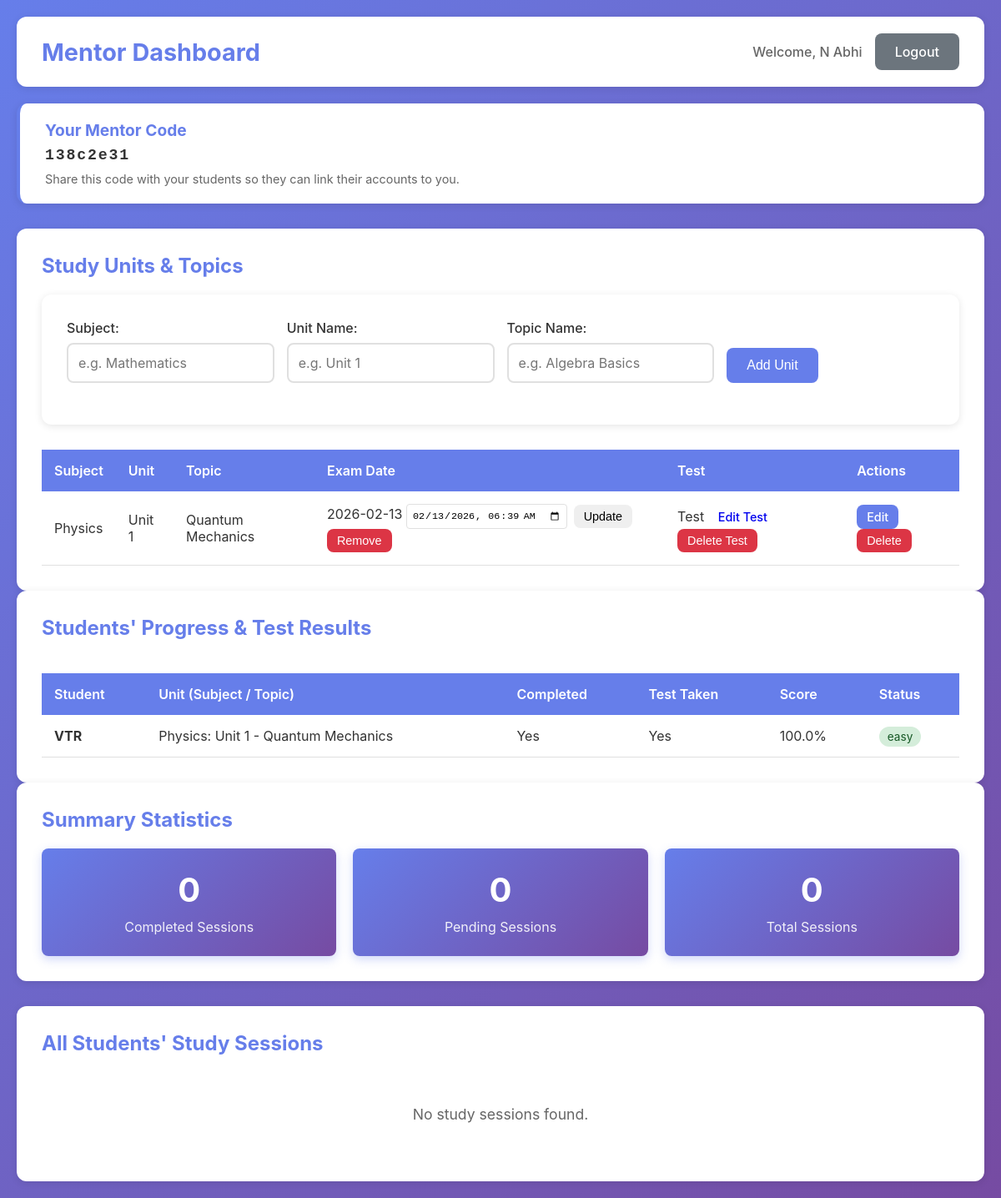
Page /mentor_dashboard?user_id=1 on the committed database.
### tables this page shows
CREATE TABLE Users (
            id INTEGER PRIMARY KEY AUTOINCREMENT,
            username TEXT UNIQUE NOT NULL,
            password TEXT NOT NULL,
            role TEXT NOT NULL CHECK(role IN ('student', 'mentor')),
            mentor_code TEXT UNIQUE,
            mentor_id INTEGER,
            FOREIGN KEY (mentor_id) REFERENCES Users(id)
        );

CREATE TABLE StudyUnits (
            id INTEGER PRIMARY KEY AUTOINCREMENT,
            mentor_id INTEGER NOT NULL,
            subject TEXT NOT NULL,
            unit_name TEXT NOT NULL,
            topic_name TEXT NOT NULL,
            FOREIGN KEY (mentor_id) REFERENCES Users(id)
        );

CREATE TABLE Exams (
            id INTEGER PRIMARY KEY AUTOINCREMENT,
            mentor_id INTEGER NOT NULL,
            subject TEXT NOT NULL,
            unit_id INTEGER NOT NULL,
            exam_date TEXT NOT NULL,
            FOREIGN KEY (mentor_id) REFERENCES Users(id),
            FOREIGN KEY (unit_id) REFERENCES StudyUnits(id),
            UNIQUE(unit_id)
        );

CREATE TABLE Tests (
            id INTEGER PRIMARY KEY AUTOINCREMENT,
            mentor_id INTEGER NOT NULL,
            unit_id INTEGER NOT NULL,
            test_title TEXT NOT NULL DEFAULT 'Test',
            FOREIGN KEY (mentor_id) REFERENCES Users(id),
            FOREIGN KEY (unit_id) REFERENCES StudyUnits(id)
        );

CREATE TABLE StudentProgress (
            id INTEGER PRIMARY KEY AUTOINCREMENT,
            student_id INTEGER NOT NULL,
            unit_id INTEGER NOT NULL,
            completed INTEGER DEFAULT 0,
            test_taken INTEGER DEFAULT 0,
            test_score REAL,
            difficulty_level TEXT,
            FOREIGN KEY (student_id) REFERENCES Users(id),
            FOREIGN KEY (unit_id) REFERENCES StudyUnits(id),
            UNIQUE(student_id, unit_id)
        );

### app.py (the view)
@app.route('/mentor_dashboard')
def mentor_dashboard():
    user_id = request.args.get('user_id')
    if not user_id:
        flash('Please login first', 'error')
        return redirect(url_for('login'))
    user = get_user_by_id(user_id)
    if not user or user['role'] != 'mentor':
        flash('Access denied', 'error')
        return redirect(url_for('login'))
    conn = get_db()
    cursor = conn.cursor()
    cursor.execute('''
        SELECT s.id, s.subject, s.start_time, s.notes, s.completed,
               u.username as student_name, u.id as student_id
        FROM StudySessions s
        JOIN Users u ON s.student_id = u.id
        WHERE u.mentor_id = ?
        ORDER BY s.start_time ASC
    ''', (user_id,))
    sessions = cursor.fetchall()
    cursor.execute('''
        SELECT COUNT(*) FROM StudySessions s
        JOIN Users u ON s.student_id = u.id
        WHERE u.mentor_id = ? AND s.completed = 1
    ''', (user_id,))
    completed_count = cursor.fetchone()[0]
    cursor.execute('''
        SELECT COUNT(*) FROM StudySessions s
        JOIN Users u ON s.student_id = u.id
        WHERE u.mentor_id = ? AND s.completed = 0
    ''', (user_id,))
    pending_count = cursor.fetchone()[0]
    cursor.execute('''
        SELECT * FROM StudyUnits WHERE mentor_id = ? ORDER BY subject, unit_name
    ''', (user_id,))
    units = cursor.fetchall()
    cursor.execute('SELECT * FROM Tests WHERE mentor_id = ?', (user_id,))
    tests_by_unit = {row['unit_id']: row for row in cursor.fetchall()}
    cursor.execute('SELECT * FROM Exams WHERE mentor_id = ?', (user_id,))
    exams_by_unit = {row['unit_id']: row for row in cursor.fetchall()}
    cursor.execute('''
        SELECT sp.*, u.username as student_name, su.subject, su.unit_name, su.topic_name
        FROM StudentProgress sp
        JOIN Users u ON sp.student_id = u.id
        JOIN StudyUnits su ON sp.unit_id = su.id
        WHERE u.mentor_id = ?
    ''', (user_id,))
    progress_list = cursor.fetchall()
    conn.close()
    return render_template('mentor_dashboard.html',
                          user=user,
                          sessions=sessions,
                          completed_count=completed_count,
                          pending_count=pending_count,
                          units=units,
                          tests_by_unit=tests_by_unit,
                          exams_by_unit=exams_by_unit,
                          progress_list=progress_list)

### templates/mentor_dashboard.html (shortened to what this page needs)
<!DOCTYPE html>
<html lang="en">
<head>
    <link rel="stylesheet" href="{{ url_for('static', filename='style.css') }}">
</head>
<body>
    <div class="container">
        <header class="dashboard-header">
            <h1>Mentor Dashboard</h1>
            <div class="header-actions">
                <span class="welcome-text">Welcome, {{ user.username }}</span>
                <a href="{{ url_for('login') }}" class="btn btn-secondary">Logout</a>
            </div>
        </header>
        <div class="dashboard-content">
            <section class="mentor-code-section">
                <h2>Your Mentor Code</h2>
                <p class="mentor-code-display">{{ user.mentor_code or 'N/A' }}</p>
                <small>Share this code with your students so they can link their accounts to you.</small>
            </section>
            <section class="sessions-section">
                <h2>Study Units & Topics</h2>
                <form method="POST" action="{{ url_for('add_unit') }}" class="unit-form form-section">
                    <div class="form-row">
                        <div class="form-group">
                            <label for="subject">Subject:</label>
                            <input type="text" id="subject" name="subject" required placeholder="e.g. Mathematics">
                        </div>
                        <div class="form-group">
                            <label for="unit_name">Unit Name:</label>
                            <input type="text" id="unit_name" name="unit_name" required placeholder="e.g. Unit 1">
                        </div>
                        <div class="form-group">
                            <label for="topic_name">Topic Name:</label>
                            <input type="text" id="topic_name" name="topic_name" required placeholder="e.g. Algebra Basics">
                        </div>
                        <div class="form-group form-group-btn">
                            <button type="submit" class="btn btn-primary">Add Unit</button>
                        </div>
                    </div>
                </form>
                {% if units %}
                <div class="units-table-container">
                    <table class="sessions-table">
                        <thead>
                            <tr>
                                <th>Subject</th>
                                <th>Unit</th>
                                <th>Topic</th>
                                <th>Exam Date</th>
                                <th>Test</th>
                                <th>Actions</th>
                            </tr>
                        </thead>
                        <tbody>
                            {% for unit in units %}
                            <tr>
                                <td>{{ unit.subject }}</td>
                                <td>{{ unit.unit_name }}</td>
                                <td>{{ unit.topic_name }}</td>
                                <td>
                                    {% set ex = exams_by_unit.get(unit.id) %}
                                    {% if ex %}
                                        {{ ex.exam_date[:10] }}
                                        <form method="POST" action="{{ url_for('set_exam', unit_id=unit.id) }}" class="inline-exam-form">
                                            <input type="datetime-local" name="exam_date" value="{{ ex.exam_date[:16] }}" required>
                                            <button type="submit" class="btn btn-small">Update</button>
                                        </form>
                                        <form method="POST" action="{{ url_for('delete_exam', unit_id=unit.id) }}" style="display:inline;" onsubmit="return confirm('Remove exam date?');">
                                            <button type="submit" class="btn btn-small btn-danger">Remove</button>
                                        </form>
                                    {% else %}
                                        <form method="POST" action="{{ url_for('set_exam', unit_id=unit.id) }}" class="inline-exam-form">
                                            <input type="hidden" name="user_id" value="{{ user.id }}">
                                            <input type="datetime-local" name="exam_date" required>
                                            <button type="submit" class="btn btn-small btn-primary">Set Exam</button>
                                        </form>
                                    {% endif %}
                                </td>
                                <td>
                                    {% set t = tests_by_unit.get(unit.id) %}
                                    {% if t %}
                                        {{ t.test_title }}
                                        <a href="{{ url_for('edit_test_page', test_id=t.id, user_id=user.id) }}" class="btn btn-small">Edit Test</a>
                                        <form method="POST" action="{{ url_for('delete_test', test_id=t.id) }}" style="display:inline;" onsubmit="return confirm('Delete this test?');">
                                            <button type="submit" class="btn btn-small btn-danger">Delete Test</button>
                                        </form>
                                    {% else %}
                                        <a href="{{ url_for('add_test_page', unit_id=unit.id, user_id=user.id) }}" class="btn btn-small btn-primary">+ Add Test</a>
                                    {% endif %}
                                </td>
                                <td>
                                    <a href="{{ url_for('edit_unit_page', unit_id=unit.id, user_id=user.id) }}" class="btn btn-small btn-primary">Edit</a>
                                    <form method="POST" action="{{ url_for('delete_unit', unit_id=unit.id) }}" style="display:inline;" onsubmit="return confirm('Delete this unit?');">
                                        <button type="submit" class="btn btn-small btn-danger">Delete</button>
                                    </form>
                                </td>
                            </tr>
                            {% endfor %}
                        </tbody>
                    </table>
                </div>
                {% else %}
                <p class="no-sessions">No units yet. Add one above.</p>
                {% endif %}
            </section>
            <section class="sessions-section">
                <h2>Students' Progress & Test Results</h2>
                {% if progress_list %}
                <div class="table-container">
                    <table class="sessions-table">
                        <thead>
                            <tr>
                                <th>Student</th>
                                <th>Unit (Subject / Topic)</th>
                                <th>Completed</th>
                                <th>Test Taken</th>
                                <th>Score</th>
                                <th>Status</th>
                            </tr>
                        </thead>
                        <tbody>
                            {% for p in progress_list %}
                            <tr class="{% if p.test_score is not none and p.test_score < 70 %}struggling-row{% endif %}">
                                <td><strong>{{ p.student_name }}</strong></td>
                                <td>{{ p.subject }}: {{ p.unit_name }} - {{ p.topic_name }}</td>
                                <td>{{ 'Yes' if p.completed else 'No' }}</td>
                                <td>{{ 'Yes' if p.test_taken else 'No' }}</td>
                                <td>{{ p.test_score if p.test_score is not none else '-' }}{% if p.test_score is not none %}%{% endif %}</td>
                                <td>
                                    {% if p.test_score is not none and p.test_score < 70 %}
                                    <span class="struggling-badge">Needs review</span>
                                    {% elif p.difficulty_level %}
                                    <span class="difficulty-badge {{ p.difficulty_level }}">{{ p.difficulty_level }}</span>
                                    {% else %}
                                    -
                                    {% endif %}
                                </td>
                            </tr>
                            {% endfor %}
                        </tbody>
                    </table>
                </div>
                {% else %}
                <p class="no-sessions">No progress recorded yet.</p>
                {% endif %}
            </section>
            <section class="stats-section">
                <h2>Summary Statistics</h2>
                <div class="stats-grid">
                    <div class="stat-card">
                        <h3>{{ completed_count }}</h3>
                        <p>Completed Sessions</p>
                    </div>
                    <div class="stat-card">
                        <h3>{{ pending_count }}</h3>
                        <p>Pending Sessions</p>
                    </div>
                    <div class="stat-card">
                        <h3>{{ completed_count + pending_count }}</h3>
                        <p>Total Sessions</p>
                    </div>
                </div>
            </section>
            <section class="sessions-section">
                <h2>All Students' Study Sessions</h2>
                {% if sessions %}
                    <div class="table-container">
                        <table class="sessions-table">
                            <thead>
                                <tr>
                                    <th>Student Name</th>
                                    <th>Subject</th>
                                    <th>Scheduled Time</th>
                                    <th>Notes</th>
                                    <th>Status</th>
                                </tr>
                            </thead>
                            <tbody>
                                {% for session in sessions %}
                                    <tr class="{% if session.completed %}completed-row{% endif %}">
                                        <td><strong>{{ session.student_name }}</strong></td>
                                        <td>{{ session.subject }}</td>
                                        <td>{{ session.start_time.replace('T', ' ') }}</td>
                                        <td>{{ session.notes or '-' }}</td>
                                        <td>
                                            <span class="status-badge {% if session.completed %}completed{% else %}pending{% endif %}">
                                                {% if session.completed %}Completed{% else %}Pending{% endif %}
                                            </span>
                                        </td>
                                    </tr>
                                {% endfor %}
                            </tbody>
                        </table>
                    </div>
                {% else %}
                    <p class="no-sessions">No study sessions found.</p>
                {% endif %}
            </section>
        </div>
    </div>
</body>
</html>

### rows in the picture
Users: username "N Abhi", mentor_code "138c2e31"
StudyUnits: subject "Physics", unit_name "Unit 1", topic_name "Quantum Mechanics"
Exams: exam_date "2026-02-13", exam_date "02/13/2026 06:39"
Tests: test_title "Test"
StudentProgress: student_name "VTR", subject "Physics", unit_name "Unit 1", topic_name "Quantum Mechanics", completed "Yes", test_taken "Yes", test_score "100.0", difficulty_level "easy"

### other values in the picture
{{ completed_count }} "0"
{{ pending_count }} "0"
{{ completed_count + pending_count }} "0"
